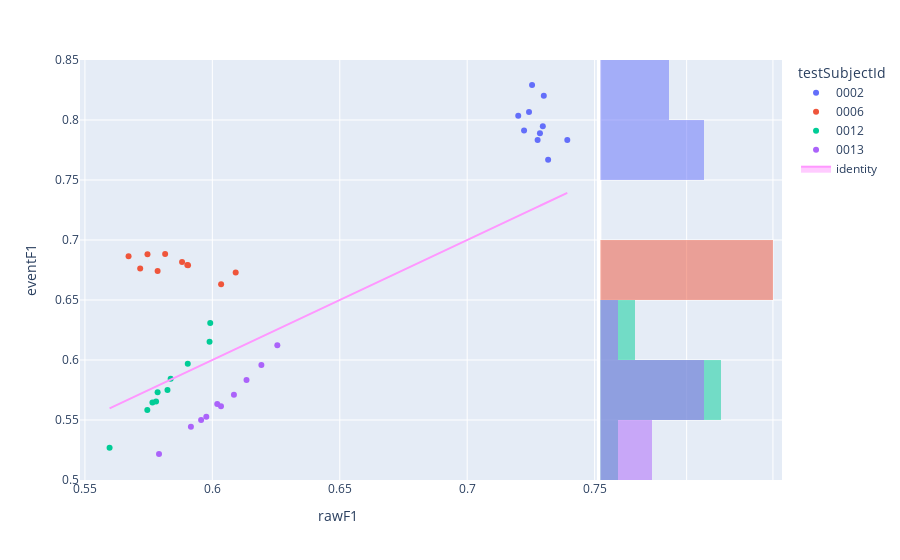

Write notebook code for a chart like this one.
### Code cell
fig=px.scatter(experimentModelsExtended,x='rawF1',y='eventF1',color='testSubjectId',hover_name='modelId', marginal_y="histogram")
fig.add_trace(
    go.Scatter(x=experimentModelsExtended['rawF1'], y=experimentModelsExtended['rawF1'], name="identity", mode='lines',fill="toself")
)
fig.show()

### Figure 1 — Plotly figure (JSON) as saved in the notebook; plotly's stock layout.template omitted (floating-point values rounded to 4 significant figures)
{"data": [{"hovertemplate": "<b>%{hovertext}</b><br><br>testSubjectId=0002<br>rawF1=%{x}<br>eventF1=%{y}<extra></extra>", "hovertext": ["1623c979-486c-4f45-ba54-dbbac3770588", "f8abeec1-7d46-4573-8a01-7827b8584472", "c556cd55-5f8b-420c-b6b2-0ca323bee5df", "b9ca9323-c013-423a-8b12-a893e0a8be97", "e31d0f92-1914-4bb5-9156-f9101fe1307c", "6fd86953-d3aa-4c9c-8069-b22b951dce3f", "87913851-d47b-4963-b2fa-1c65d7aec5a1", "0f0da0b8-d512-47b2-808a-c92b1d073468", "006d0918-7072-4365-953e-4b399728048d", "ca54dd96-c49f-4680-a78d-2aabf3059e5c"], "legendgroup": "0002", "marker": {"color": "#636efa", "symbol": "circle"}, "mode": "markers", "name": "0002", "orientation": "v", "showlegend": true, "type": "scatter", "x": [0.7285, 0.7276, 0.7255, 0.7393, 0.7243, 0.7223, 0.7297, 0.72, 0.7301, 0.7318], "xaxis": "x", "y": [0.789, 0.7834, 0.8291, 0.7834, 0.8067, 0.7912, 0.7947, 0.8035, 0.8202, 0.7669], "yaxis": "y"}, {"alignmentgroup": "True", "bingroup": "y", "hovertemplate": "testSubjectId=0002<br>eventF1=%{y}<br>count=%{x}<extra></extra>", "legendgroup": "0002", "marker": {"color": "#636efa"}, "name": "0002", "offsetgroup": "0002", "opacity": 0.5, "showlegend": false, "type": "histogram", "xaxis": "x2", "y": [0.789, 0.7834, 0.8291, 0.7834, 0.8067, 0.7912, 0.7947, 0.8035, 0.8202, 0.7669], "yaxis": "y2"}, {"hovertemplate": "<b>%{hovertext}</b><br><br>testSubjectId=0006<br>rawF1=%{x}<br>eventF1=%{y}<extra></extra>", "hovertext": ["1623c979-486c-4f45-ba54-dbbac3770588", "f8abeec1-7d46-4573-8a01-7827b8584472", "c556cd55-5f8b-420c-b6b2-0ca323bee5df", "b9ca9323-c013-423a-8b12-a893e0a8be97", "e31d0f92-1914-4bb5-9156-f9101fe1307c", "6fd86953-d3aa-4c9c-8069-b22b951dce3f", "87913851-d47b-4963-b2fa-1c65d7aec5a1", "0f0da0b8-d512-47b2-808a-c92b1d073468", "006d0918-7072-4365-953e-4b399728048d", "ca54dd96-c49f-4680-a78d-2aabf3059e5c"], "legendgroup": "0006", "marker": {"color": "#EF553B", "symbol": "circle"}, "mode": "markers", "name": "0006", "orientation": "v", "showlegend": true, "type": "scatter", "x": [0.5905, 0.5902, 0.5671, 0.6092, 0.5746, 0.5785, 0.5881, 0.5717, 0.5815, 0.6034], "xaxis": "x", "y": [0.6789, 0.6791, 0.6864, 0.673, 0.6881, 0.6741, 0.6816, 0.6762, 0.6883, 0.6631], "yaxis": "y"}, {"alignmentgroup": "True", "bingroup": "y", "hovertemplate": "testSubjectId=0006<br>eventF1=%{y}<br>count=%{x}<extra></extra>", "legendgroup": "0006", "marker": {"color": "#EF553B"}, "name": "0006", "offsetgroup": "0006", "opacity": 0.5, "showlegend": false, "type": "histogram", "xaxis": "x2", "y": [0.6789, 0.6791, 0.6864, 0.673, 0.6881, 0.6741, 0.6816, 0.6762, 0.6883, 0.6631], "yaxis": "y2"}, {"hovertemplate": "<b>%{hovertext}</b><br><br>testSubjectId=0012<br>rawF1=%{x}<br>eventF1=%{y}<extra></extra>", "hovertext": ["1623c979-486c-4f45-ba54-dbbac3770588", "f8abeec1-7d46-4573-8a01-7827b8584472", "c556cd55-5f8b-420c-b6b2-0ca323bee5df", "b9ca9323-c013-423a-8b12-a893e0a8be97", "e31d0f92-1914-4bb5-9156-f9101fe1307c", "6fd86953-d3aa-4c9c-8069-b22b951dce3f", "87913851-d47b-4963-b2fa-1c65d7aec5a1", "0f0da0b8-d512-47b2-808a-c92b1d073468", "006d0918-7072-4365-953e-4b399728048d", "ca54dd96-c49f-4680-a78d-2aabf3059e5c"], "legendgroup": "0012", "marker": {"color": "#00cc96", "symbol": "circle"}, "mode": "markers", "name": "0012", "orientation": "v", "showlegend": true, "type": "scatter", "x": [0.5765, 0.5745, 0.5992, 0.5779, 0.5904, 0.5785, 0.5824, 0.5836, 0.5989, 0.5597], "xaxis": "x", "y": [0.5646, 0.5583, 0.6309, 0.5654, 0.5969, 0.5731, 0.5751, 0.5844, 0.6151, 0.5269], "yaxis": "y"}, {"alignmentgroup": "True", "bingroup": "y", "hovertemplate": "testSubjectId=0012<br>eventF1=%{y}<br>count=%{x}<extra></extra>", "legendgroup": "0012", "marker": {"color": "#00cc96"}, "name": "0012", "offsetgroup": "0012", "opacity": 0.5, "showlegend": false, "type": "histogram", "xaxis": "x2", "y": [0.5646, 0.5583, 0.6309, 0.5654, 0.5969, 0.5731, 0.5751, 0.5844, 0.6151, 0.5269], "yaxis": "y2"}, {"hovertemplate": "<b>%{hovertext}</b><br><br>testSubjectId=0013<br>rawF1=%{x}<br>eventF1=%{y}<extra></extra>", "hovertext": ["1623c979-486c-4f45-ba54-dbbac3770588", "f8abeec1-7d46-4573-8a01-7827b8584472", "c556cd55-5f8b-420c-b6b2-0ca323bee5df", "b9ca9323-c013-423a-8b12-a893e0a8be97", "e31d0f92-1914-4bb5-9156-f9101fe1307c", "6fd86953-d3aa-4c9c-8069-b22b951dce3f", "87913851-d47b-4963-b2fa-1c65d7aec5a1", "0f0da0b8-d512-47b2-808a-c92b1d073468", "006d0918-7072-4365-953e-4b399728048d", "ca54dd96-c49f-4680-a78d-2aabf3059e5c"], "legendgroup": "0013", "marker": {"color": "#ab63fa", "symbol": "circle"}, "mode": "markers", "name": "0013", "orientation": "v", "showlegend": true, "type": "scatter", "x": [0.5976, 0.5956, 0.6255, 0.5916, 0.6134, 0.6019, 0.6034, 0.6085, 0.6193, 0.5791], "xaxis": "x", "y": [0.5527, 0.5499, 0.6122, 0.5443, 0.5834, 0.5633, 0.5614, 0.5711, 0.5958, 0.5216], "yaxis": "y"}, {"alignmentgroup": "True", "bingroup": "y", "hovertemplate": "testSubjectId=0013<br>eventF1=%{y}<br>count=%{x}<extra></extra>", "legendgroup": "0013", "marker": {"color": "#ab63fa"}, "name": "0013", "offsetgroup": "0013", "opacity": 0.5, "showlegend": false, "type": "histogram", "xaxis": "x2", "y": [0.5527, 0.5499, 0.6122, 0.5443, 0.5834, 0.5633, 0.5614, 0.5711, 0.5958, 0.5216], "yaxis": "y2"}, {"fill": "toself", "mode": "lines", "name": "identity", "type": "scatter", "x": [0.7285, 0.5905, 0.5765, 0.5976, 0.7276, 0.5902, 0.5745, 0.5956, 0.7255, 0.5671, 0.5992, 0.6255, 0.7393, 0.6092, 0.5779, 0.5916, 0.7243, 0.5746, 0.5904, 0.6134, 0.7223, 0.5785, 0.5785, 0.6019, 0.7297, 0.5881, 0.5824, 0.6034, 0.72, 0.5717, 0.5836, 0.6085, 0.7301, 0.5815, 0.5989, 0.6193, 0.7318, 0.6034, 0.5597, 0.5791], "y": [0.7285, 0.5905, 0.5765, 0.5976, 0.7276, 0.5902, 0.5745, 0.5956, 0.7255, 0.5671, 0.5992, 0.6255, 0.7393, 0.6092, 0.5779, 0.5916, 0.7243, 0.5746, 0.5904, 0.6134, 0.7223, 0.5785, 0.5785, 0.6019, 0.7297, 0.5881, 0.5824, 0.6034, 0.72, 0.5717, 0.5836, 0.6085, 0.7301, 0.5815, 0.5989, 0.6193, 0.7318, 0.6034, 0.5597, 0.5791]}], "layout": {"barmode": "overlay", "legend": {"title": {"text": "testSubjectId"}, "tracegroupgap": 0}, "margin": {"t": 60}, "xaxis": {"anchor": "y", "domain": [0, 0.7363], "title": {"text": "rawF1"}}, "xaxis2": {"anchor": "y2", "domain": [0.7413, 1], "matches": "x2", "showgrid": true, "showline": false, "showticklabels": false, "ticks": ""}, "yaxis": {"anchor": "x", "domain": [0, 1], "title": {"text": "eventF1"}}, "yaxis2": {"anchor": "x2", "domain": [0, 1], "matches": "y", "showgrid": true, "showticklabels": false}}}
